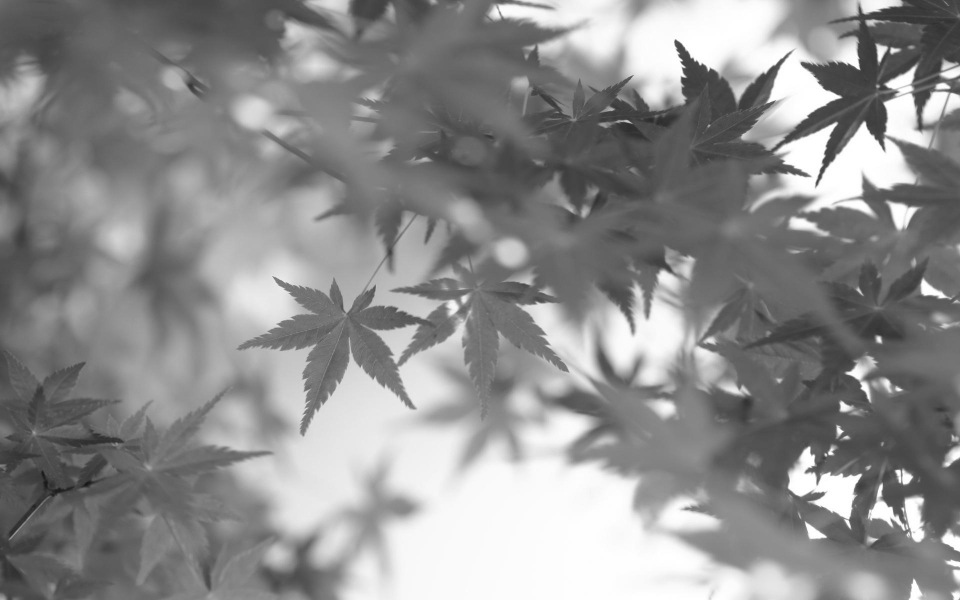
#> input picture images/folhas1.jpg, 1920 x 1200 px, found by its file name (shown at 1/2 size)
$ python dft.py
#> lines starting #> are read from the running program, lines starting #| are printed output that depends on the picture

import os
import numpy as np
import matplotlib.pyplot as plt
from skimage.io import imread
from skimage.metrics import structural_similarity as ssim
from skimage.metrics import mean_squared_error as mse
from skimage.color import rgb2gray
from skimage.exposure import equalize_hist
from skimage.filters import gaussian

def apply_fourier_mask(image, mask_coordinates, mask_value=0):
    image_fourier = np.fft.fftshift(np.fft.fft2(image))
    for (x_start, x_end, y_start, y_end) in mask_coordinates:
        image_fourier[x_start:x_end, y_start:y_end] = mask_value
    processed_image = np.fft.ifft2(np.fft.ifftshift(image_fourier))
    processed_image = np.abs(processed_image)
    return image_fourier, processed_image

def evaluate_image(original_image, processed_image):
    processed_image_norm = (processed_image - np.min(processed_image)) / (np.max(processed_image) - np.min(processed_image))
    ssim_value = ssim(original_image, processed_image_norm, data_range=processed_image_norm.max() - processed_image_norm.min())
    mse_value = mse(original_image, processed_image_norm)
    return ssim_value, mse_value

def plot_results(original_image, image_fourier, processed_image, title_prefix, save_path):
    fig, ax = plt.subplots(1, 3, figsize=(15, 5))
    f_size = 12

    ax[0].imshow(original_image, cmap='gray')
    ax[0].set_title('Imagem Original', fontsize=f_size)
    ax[0].axis('off')

    ax[1].imshow(np.log(np.abs(image_fourier)), cmap='gray')
    ax[1].set_title(f'{title_prefix}\nMáscara de Fourier', fontsize=f_size)
    ax[1].axis('off')

    ax[2].imshow(processed_image, cmap='gray')
    ax[2].set_title(f'{title_prefix}\nImagem Recuperada', fontsize=f_size)
    ax[2].axis('off')

    plt.tight_layout()
    plt.savefig(save_path)
    plt.show()

def main():
    # Defina o caminho para o arquivo de imagem
    file_path = '/Users/anselmoramos/Documents/Files/PIM/Tarefa_2/FourierFilterMagic/images/folhas1.jpg'  # Substitua pelo caminho correto para sua imagem
    if not os.path.exists(file_path):
        print(f"Erro: O arquivo '{file_path}' não foi encontrado.")
        return

    # Carrega a imagem
    original_image = imread(file_path)
#> original_image is the input picture: shape (1200, 1920); min 19, max 255, mean 141.4

    if len(original_image.shape) == 3:
        original_image = rgb2gray(original_image)

    original_image = original_image / 255.0
    vertical_mask_coords = [(-590, -560, 955, 970), (590, 620, 955, 970)]
    horizontal_mask_coords = [(600, 615, 0, 955), (600, 615, -955, None)]
    combined_mask_coords = [(600, 610, 0, 950), (600, 610, -950, None),
                            (0, 600, 955, 965), (-590, None, 955, 965)]

    if not os.path.exists('results'):
        os.makedirs('results')

    ver_fourier, ver_processed = apply_fourier_mask(original_image, vertical_mask_coords)
    ver_ssim, ver_mse = evaluate_image(original_image, ver_processed)
#> in evaluate_image, `processed_image_norm = (processed_image - np.min(processed_image)) / (..`:
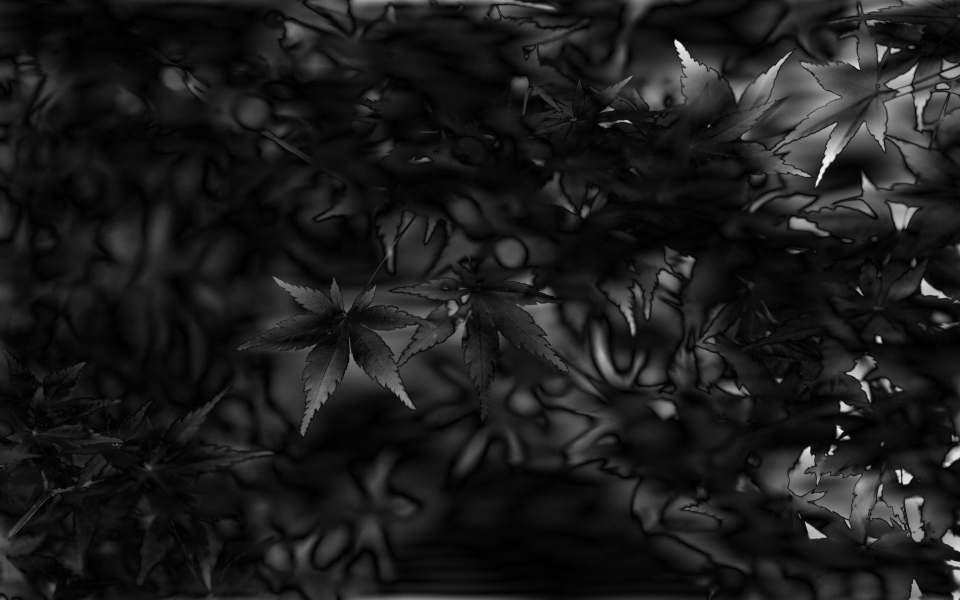
#> processed_image_norm: shape (1200, 1920) float64 (shown at 1/2 size); min 0, max 1, mean 0.11
#> in evaluate_image, `ssim_value = ssim(original_image, processed_image_norm, data_range=pro..`: ssim_value = 0.229
#> in evaluate_image, `mse_value = mse(original_image, processed_image_norm)`: mse_value = 0.251
#> ver_ssim = 0.229; ver_mse = 0.251
    plot_results(original_image, ver_fourier, ver_processed, "Vertical", 'results/vertical_result.png')
#> in plot_results, `plt.savefig(save_path)`:
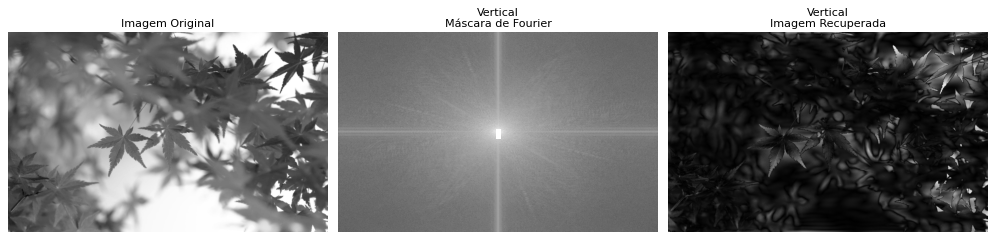
#> figure drawn by matplotlib, 3 panels
    print(f"SSIM Vertical: {ver_ssim:.4f}, MSE Vertical: {ver_mse:.4f}")
#| SSIM Vertical: 0.2291, MSE Vertical: 0.2509

    hor_fourier, hor_processed = apply_fourier_mask(original_image, horizontal_mask_coords)
#> call 2 of apply_fourier_mask, with mask_value = 0
#> in apply_fourier_mask (call 2), `processed_image = np.abs(processed_image)`:
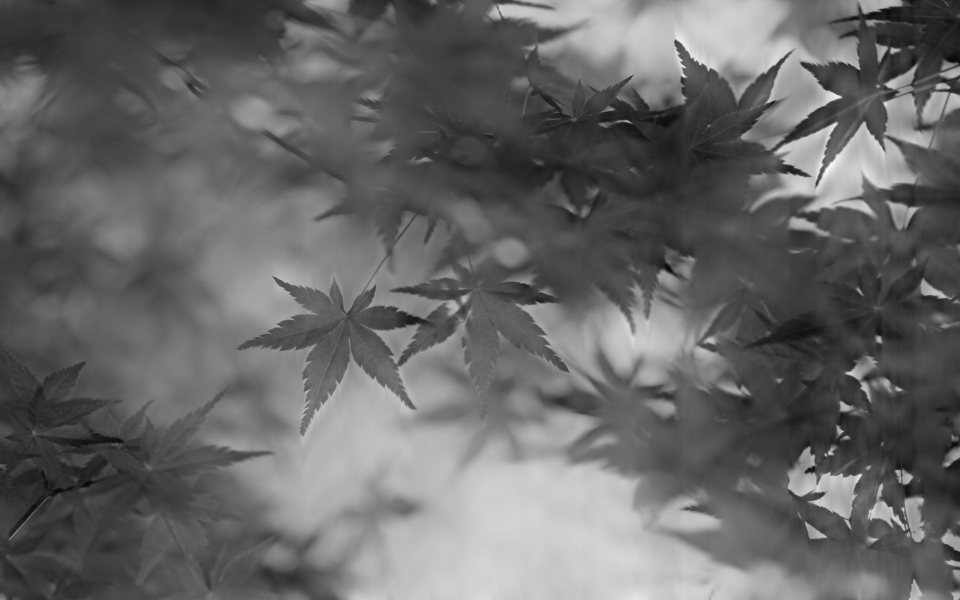
#> processed_image: shape (1200, 1920) float64 (shown at 1/2 size); min 0.11, max 1.21, mean 0.557; drawn with min black and max white
    hor_ssim, hor_mse = evaluate_image(original_image, hor_processed)
#> hor_ssim = 0.914; hor_mse = 0.0256
    plot_results(original_image, hor_fourier, hor_processed, "Horizontal", 'results/horizontal_result.png')
#> call 2 of plot_results, with image_fourier = array of shape (1200, 1920), title_prefix = 'Horizontal', save_path = 'results/horizontal_result.png'
#> in plot_results (call 2), `plt.savefig(save_path)`:
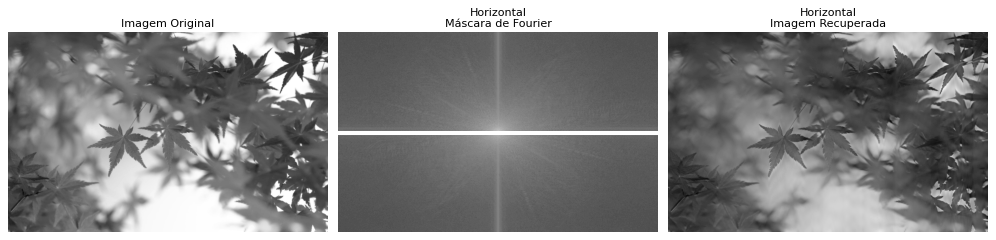
#> figure drawn by matplotlib, 3 panels
    print(f"SSIM Horizontal: {hor_ssim:.4f}, MSE Horizontal: {hor_mse:.4f}")
#| SSIM Horizontal: 0.9140, MSE Horizontal: 0.0256

    comb_fourier, comb_processed = apply_fourier_mask(original_image, combined_mask_coords)
#> call 3 of apply_fourier_mask, with mask_value = 0
#> in apply_fourier_mask (call 3), `processed_image = np.abs(processed_image)`:
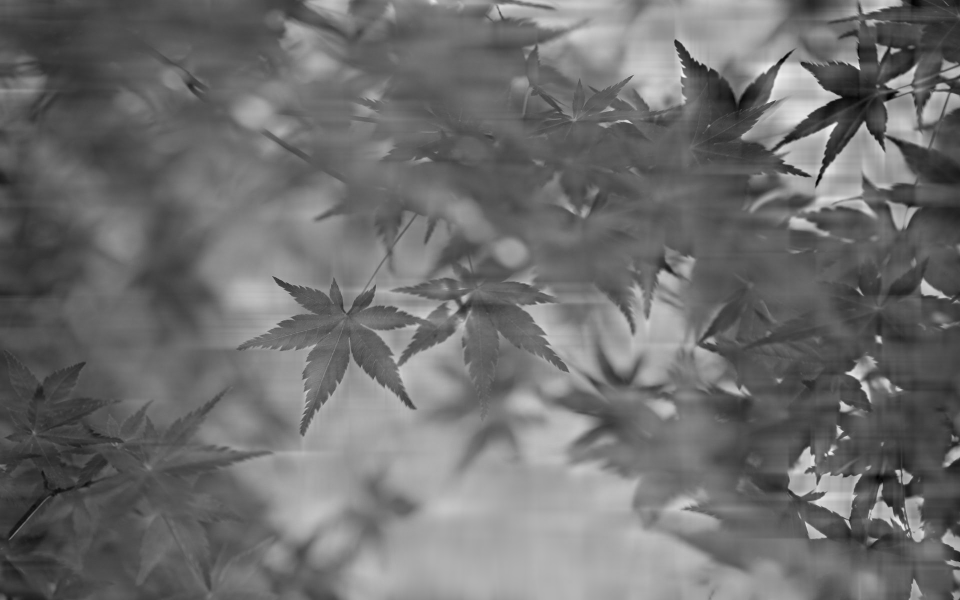
#> processed_image: shape (1200, 1920) float64 (shown at 1/2 size); min 0.107, max 1.15, mean 0.562; drawn with min black and max white
    comb_ssim, comb_mse = evaluate_image(original_image, comb_processed)
#> comb_ssim = 0.914; comb_mse = 0.0251
    plot_results(original_image, comb_fourier, comb_processed, "Vertical e Horizontal", 'results/combined_result.png')
#> call 3 of plot_results, with image_fourier = array of shape (1200, 1920), title_prefix = 'Vertical e Horizontal', save_path = 'results/combined_result.png'
#> in plot_results (call 3), `plt.savefig(save_path)`:
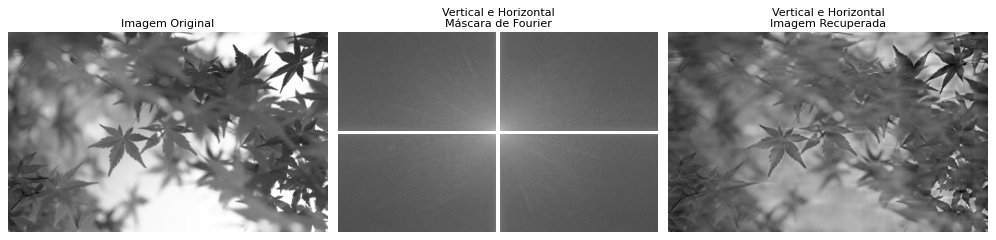
#> figure drawn by matplotlib, 3 panels
    print(f"SSIM Vertical e Horizontal: {comb_ssim:.4f}, MSE Vertical e Horizontal: {comb_mse:.4f}")
#| SSIM Vertical e Horizontal: 0.9141, MSE Vertical e Horizontal: 0.0251

    # Aplica equalização de histograma e filtro Gaussiano na melhor imagem recuperada (combinada)
    enhanced_image = equalize_hist(comb_processed)
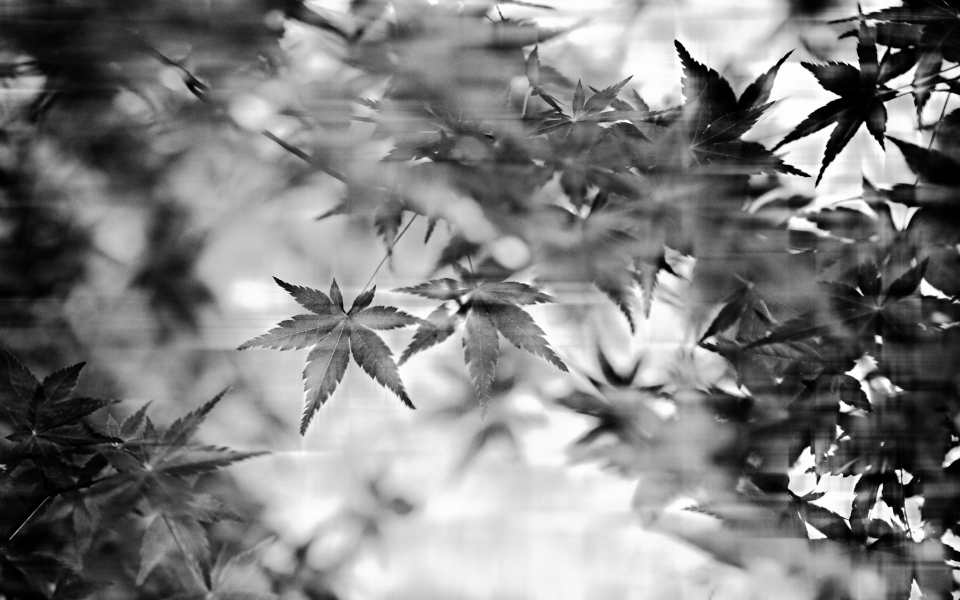
#> enhanced_image: shape (1200, 1920) float64 (shown at 1/2 size); min 1.74e-06, max 1, mean 0.504
    enhanced_image = gaussian(enhanced_image, sigma=1)
    enhanced_ssim, enhanced_mse = evaluate_image(original_image, enhanced_image)
#> enhanced_ssim = 0.768; enhanced_mse = 0.0216

    # Plota o melhor resultado comparado com a imagem original
    fig, ax = plt.subplots(1, 2, figsize=(10, 5))
    f_size = 12

    ax[0].imshow(original_image, cmap='gray')
    ax[0].set_title('Imagem Original', fontsize=f_size)
    ax[0].axis('off')

    ax[1].imshow(enhanced_image, cmap='gray')
    ax[1].set_title('Melhor Resultado (Equalizado + Suavizado)', fontsize=f_size)
    ax[1].axis('off')

    plt.tight_layout()
    plt.savefig('/Users/anselmoramos/Documents/Files/PIM/Tarefa_2/FourierFilterMagic/results/best_result.png')
    plt.show()

    print(f"SSIM Melhorado: {enhanced_ssim:.4f}, MSE Melhorado: {enhanced_mse:.4f}")
#| SSIM Melhorado: 0.7675, MSE Melhorado: 0.0216

if __name__ == "__main__":
    main()
